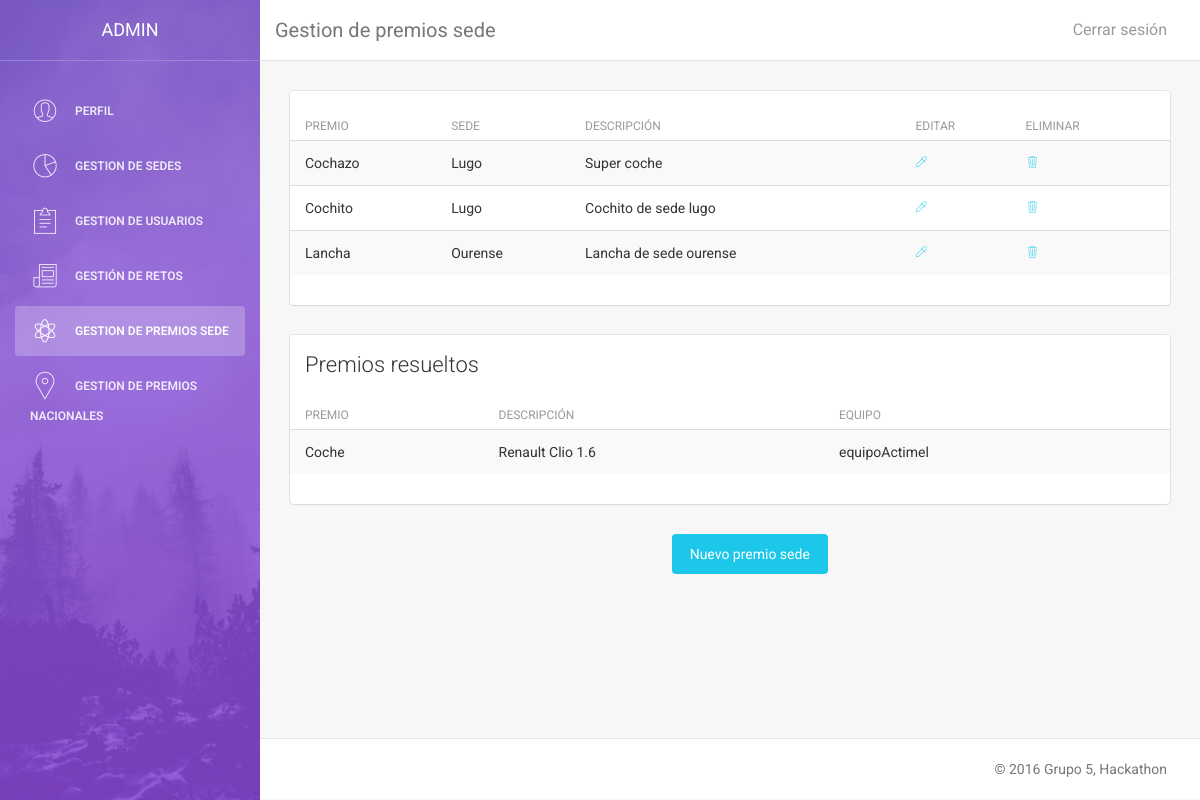
The app's page /vistas/admin/a_ps.php (signed in) with its own data.
### tables this page shows
CREATE TABLE IF NOT EXISTS Premio (
  `idPremio` VARCHAR(50) NOT NULL,
  `Sede_idSede` VARCHAR(50),
  `Descripcion` VARCHAR(300),
  `FechaEquipos` DATE NOT NULL,
  `FechaJuradoS` DATE NOT NULL,
  `FechaJuradoN` VARCHAR(45),
  `TipoPremio` ENUM('s', 'n') DEFAULT 'n',
  `Solucion_EsPropuesta` TINYINT(1),
  `Solucion_Equipo_idEquipo` VARCHAR(50),
  `Solucion_Reto_idReto` VARCHAR(50),
  PRIMARY KEY (`idPremio`),
  CONSTRAINT `fk_Premio_Solucion`
    FOREIGN KEY (`Solucion_EsPropuesta` , `Solucion_Equipo_idEquipo` , `Solucion_Reto_idReto`)
    REFERENCES Solucion(`EsPropuesta` , `Equipo_idEquipo` , `Reto_idReto`)
    ON DELETE CASCADE
    ON UPDATE CASCADE,
  CONSTRAINT `fk_Premio_Sede`
    FOREIGN KEY (`Sede_idSede`)
    REFERENCES Sede(`idSede`)
    ON DELETE CASCADE
    ON UPDATE CASCADE);

### modelo/esp.php (called while the page is built, shortened)
<?php
$idioma["aceptar"] = "Aceptar";
$idioma["cancelar"] = "Cancelar";
$idioma["editar"] = "Editar";
$idioma["eliminar"] = "Eliminar";
$idioma["volver"] = "Volver";
$idioma["crear"] = "Crear";
$idioma["modificar"] = "Modificar";
$idioma["cerrar"] = "Cerrar sesión";
$idioma["si"] = "SI";
$idioma["no"] = "NO";
$idioma["ver"] = "Ver";
$idioma["add"] = "Añadir";
$idioma['perfil'] = "Perfil";
$idioma['editar_perfil'] = "Editar perfil";
$idioma['eliminar_perfil'] = "Eliminar mi cuenta";
$idioma['rol'] = "Rol";
$idioma['idioma'] = "Idioma";
$idioma['nueva_pass'] = "Nueva contraseña";
$idioma["login_introduccion"] = "Bienvenido a la pagina del Hackaton.";
$idioma["login_introduccion2"] = "El mayor evento de retos del mundo";
$idioma["login_logueate"] = "Logueate en nuestro sitio";
$idioma["login_introduzca"] = "Introduzca su usario y contraseña para entrar:";
$idioma["login_usuario"] = "Usuario";
$idioma["login_pass"] = "Contraseña";
$idioma["login_aceptar"] = "Entra!";
$idioma["login_registrar"] = "Regístrate";
$idioma["login_or"] = "o si no...";
$idioma["login_visita"] = "Mira los retos";
$idioma["login_retos"] = "Retos";
$idioma['login_frase_retos'] = "Haz click en los retos para ver su descripcion";
$idioma['volver_login'] = "Volver al login";
$idioma['crear_reto'] = "¡Crea un reto!";
$idioma["registro_introduccion"] = "Bienvenido a la pagina del Hackaton.";
$idioma["registro_introduccion2"] = "El mayor evento de retos del mundo";
$idioma["registro_registrate"] = "Regístrate en nuestro sitio";
$idioma["registro_introduzca"] = "Rellena los campos para regístrarte:";
$idioma["registro_usuario"] = "Usuario";
$idioma["registro_sede"] = "Sede";
$idioma["registro_nombre"] = "Nombre";
$idioma["registro_pass"] = "Contraseña";
$idioma["registro_email"] = "Correo";
$idioma["registro_equipo"] = "Equipo";
$idioma["registro_aceptar"] = "Regístrate";
$idioma["registro_volver"] = "Volver";
$idioma["reto_introduce"] = "Completa los siguientes campos";
$idioma["gestion_retos"] = "Gestión de retos";
$idioma["retoSi"] = "Retos aceptados";
$idioma["retoNo"] = "Retos no aceptados";
$idioma["reto_nombre"] = "Nombre del reto";
$idioma["reto_descripcion"] = "Descripción";
$idioma["reto_aceptado"] = "Aceptado";
$idioma["reto_crear"] = "Crear reto";
$idioma["reto_modificar"] = "Modificar reto";
$idioma['retos'] = "Retos";
$idioma['reto_eliminar'] = "Eliminar reto";
$idioma["gestion_sedes"] = "Gestion de sedes";
$idioma["nueva_sede"] = "Nueva Sede";
$idioma["id_Sede"] = "Introduzca Ubicación";
$idioma["nombre_sede"] = "Nombre de sede";
$idioma["eliminar_sede"] = "Eliminar sede";
?>

### modelo/model_premio.php (called while the page is built, shortened)
<?php
include_once 'connect_DB.php';
class Premio {
    public function listar($tipo){
        $db = new Database();
        $sqlPremios = $db->consulta('SELECT * FROM Premio WHERE TipoPremio= \'' . $tipo . '\'');
        $arrayPremios = array();
        while ($row = mysqli_fetch_assoc($sqlPremios)) {
            $arrayPremios[] = $row;
        }
        return $arrayPremios;
    }
}
?>

### modelo/connect_DB.php (called while the page is built, shortened)
<?php
class Database {
    var $conexion;
    public function __construct($host="localhost",$user="admin_hackaton",
                                $pass="iu", $db="et1_hackaton"){
        $this->conexion = mysqli_connect($host, $user, $pass, $db);
    }
    public function consulta($sentencia){
        return mysqli_query($this->conexion,$sentencia);
    }
}
?>

### vistas/admin/a_ps.php (the view, shortened to what this page needs)
<!doctype html>
<html lang="en">
    <?php
    include_once '../../modelo/model_premio.php';
    $premio = new Premio();
    $premios = $premio->listar('s');
    ?>
    <body>
        <div class="wrapper">
            <?php include_once '../Sidebars/a_sidebar.php'; a_sidebar('', '', '', '', 'class="active"', '');?>
            <div class="main-panel">
                <nav class="navbar navbar-default navbar-fixed">
                    <div class="container-fluid">
                        <div class="navbar-header">
                            <a class="navbar-brand" href="#"><?php echo $idioma["gestion_premios_sede"]; ?></a>
                        </div>
                        <div class="collapse navbar-collapse">
                            <ul class="nav navbar-nav navbar-right">
                                <li>
                                    <a href="../../controladores/ctrl_log_out.php">
                                        <?php echo $idioma["cerrar"]; ?>
                                    </a>
                                </li>
                            </ul>
                        </div>
                    </div>
                </nav>
                <div class="content">
                    <div class="container-fluid">
                        <div class="row">
                            <div class="col-md-12">
                                <div class="card">
                                    <div class="content table-responsive table-full-width">
                                        <table class="table table-hover table-striped">
                                            <thead>
                                                <th><?php echo $idioma["premio"]; ?></th>
                                                <th><?php echo $idioma["registro_sede"]; ?></th>
                                                <th><?php echo $idioma["reto_descripcion"]; ?></th>
                                                <th><?php echo $idioma["editar"]; ?></th>
                                                <th><?php echo $idioma["eliminar"]; ?></th>
                                            </thead>
                                            <tbody>
                                                <?php foreach ($premios as $p){
                                                if($p['Solucion_EsPropuesta'] == null){?>
                                                <tr>
                                                    <td><?php echo $p['idPremio'];?></td>
                                                    <td><?php echo $p['Sede_idSede'];?></td>
                                                    <td><?php echo $p['Descripcion'];?></td>
                                                    <td><a href="a_ps_mod.php?ps=<?php echo $p['idPremio'];?>"><i class="pe-7s-eyedropper"></i></a></td>
                                                    <td><a href="a_ps_del.php?ps=<?php echo $p['idPremio'];?>"><i class="pe-7s-trash"></i></a></td>
                                                </tr>
                                                <?php } }?>
                                            </tbody>
                                        </table>
                                    </div>
                                </div>
                                <div class="card">
                                    <div class="header">
                                        <h4 class="title"><?php echo $idioma['premios_resueltos'];?></h4>
                                    </div>
                                    <div class="content table-responsive table-full-width">
                                        <table class="table table-hover table-striped">
                                            <thead>
                                                <th><?php echo $idioma["premio"]; ?></th>
                                                <th><?php echo $idioma["reto_descripcion"]; ?></th>
                                                <th><?php echo $idioma["equipo"]; ?></th>
                                            </thead>
                                            <tbody>
                                                <?php foreach ($premios as $p){
                                                if($p['Solucion_EsPropuesta'] != null){
                                                ?>
                                                <tr>
                                                    <td><?php echo $p['idPremio'];?></td>
                                                    <td><?php echo $p['Descripcion'];?></td>
                                                    <td><?php echo $p['Solucion_Equipo_idEquipo'];?><i class="pe-7s-eye-dropper"></i></td>
                                                </tr>
                                                <?php } }?>
                                            </tbody>
                                        </table>
                                    </div>
                                </div>
                            </div>
                        </div>
                        <div class="col-md-3 col-md-offset-5">
                            <a class="boton btn btn-info btn-fill" href="a_ps_nuevo.php"><?php echo $idioma["nuevo_ps"]; ?></a>
                        </div>
                    </div>
                </div>
                <footer class="footer">
                    <div class="container-fluid">
                        <p class="copyright pull-right"> &copy; 2016 Grupo 5, Hackathon</p>
                    </div>
                </footer>
            </div>
        </div>
    </body>
</html>

### css/nuestro.css (style rules this page uses)
.boton { text-decoration: none; color: white; }

### records on screen
premio: idPremio "Cochazo", Sede_idSede "Lugo", Descripcion "Super coche"
premio: idPremio "Cochito", Sede_idSede "Lugo", Descripcion "Cochito de sede lugo"
premio: idPremio "Lancha", Sede_idSede "Ourense", Descripcion "Lancha de sede ourense"
premio: idPremio "Coche", Descripcion "Renault Clio 1.6", Solucion_Equipo_idEquipo "equipoActimel"

### other values on screen
$idioma['perfil'] "PERFIL"
$idioma["gestion_sedes"] "GESTION DE SEDES"
$idioma["gestion_usuarios"] "GESTION DE USUARIOS"
$idioma["gestion_retos"] "GESTIÓN DE RETOS"
$idioma["gestion_premios_sede"] "GESTION DE PREMIOS SEDE"
$idioma["gestion_premios_nacionales"] "GESTION DE PREMIOS NACIONALES"
$idioma["gestion_premios_sede"] "Gestion de premios sede"
$idioma["cerrar"] "Cerrar sesión"
$idioma["premio"] "PREMIO"
$idioma["registro_sede"] "SEDE"
$idioma["reto_descripcion"] "DESCRIPCIÓN"
$idioma["editar"] "EDITAR"
$idioma["eliminar"] "ELIMINAR"
$idioma['premios_resueltos'] "Premios resueltos"
$idioma["equipo"] "EQUIPO"
